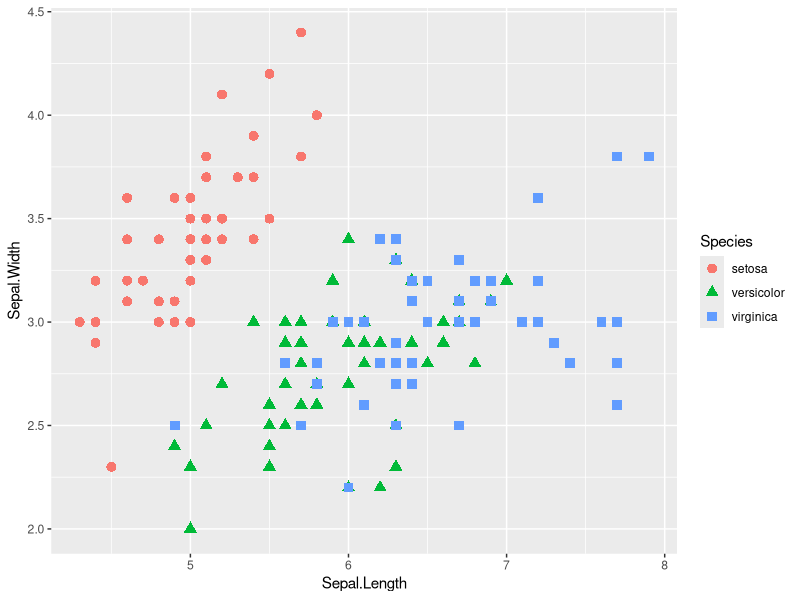
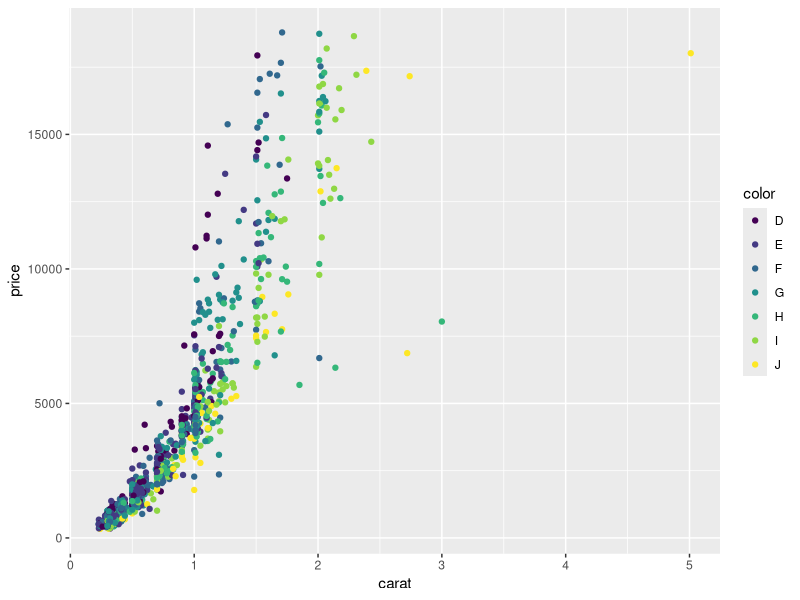
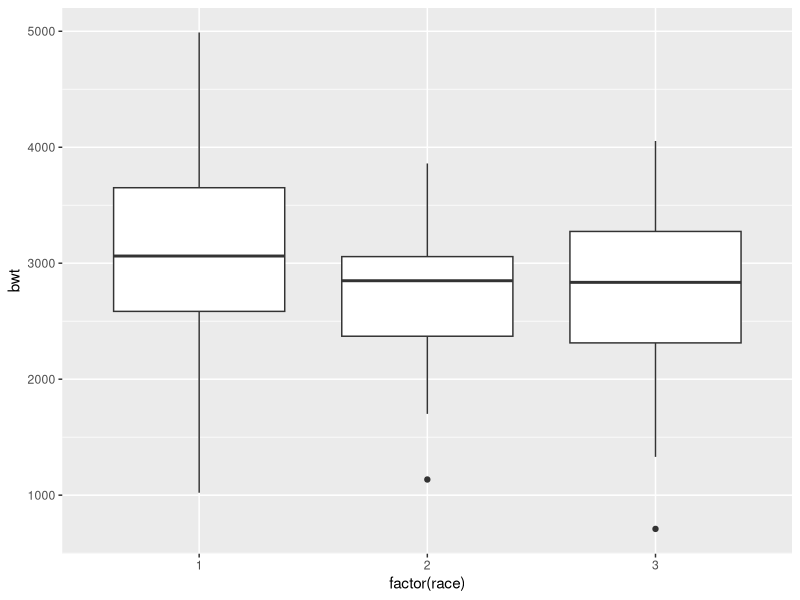

These figures' R source, in order:
# ggplot learning script
# Dan Magee
# 22 Feb 2015
# djmagee@asu.edu

install.packages("ggplot2", dependencies = TRUE)
install.packages("plyr")
install.packages("ggthemes")
install.packages("reshape2")

library("ggplot2")
library("reshape2")
library("ggthemes")
library("plyr")

myplot <- ggplot(data = iris, aes(x=Sepal.Length, y=Sepal.Width, color=Species))
summary(myplot)

# why shape = Species?
# because we're mapping, not setting
myplot + geom_point(aes(shape=Species), size = 3)

# want the first element of dim(diamonds) is the # of rows
# sample from 1 to the number of rows 1,000 times
# those are the rows we want
# way to randomly pull from 1 to the length of our dataset 1000 times
# store as d2
d2 <- diamonds[sample(1:dim(diamonds)[1], 1000), ]

# look at the data set this way... decide to plot by carat by price
# sort the color by color after seeing this
head(d2)
d2plot <- ggplot(d2, aes(x=carat, y=price, color=color))

d2plot + geom_point()

?geom_boxplot

library(MASS)
ggplot(birthwt, aes(factor(race), bwt)) + geom_boxplot()
